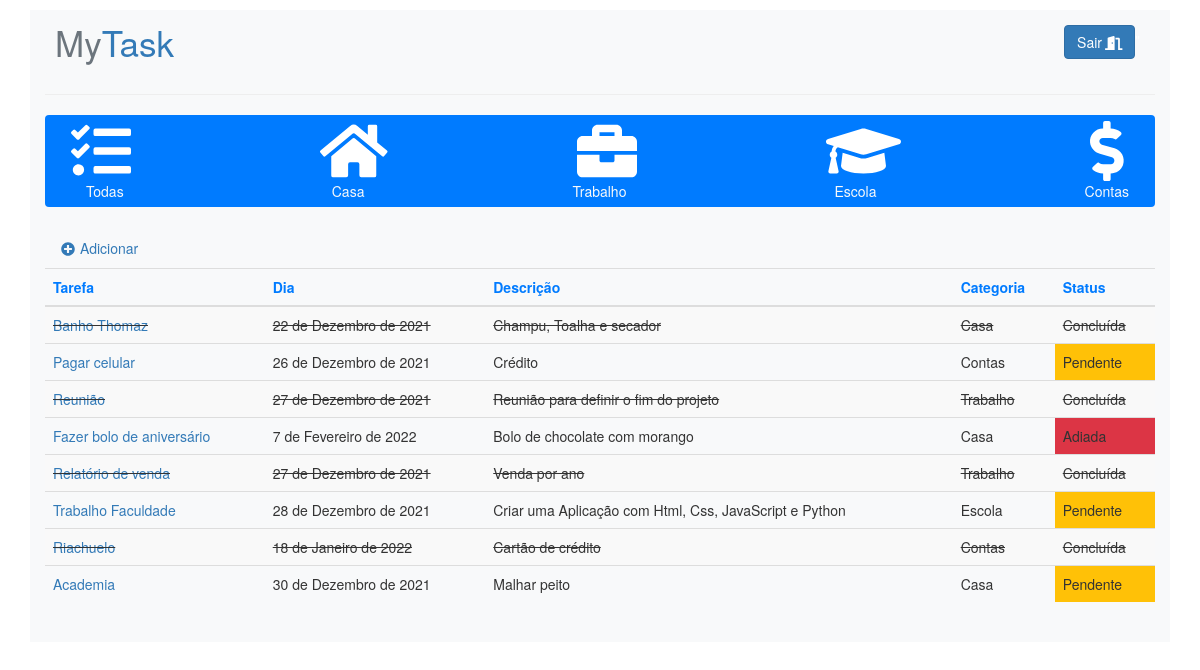
The app's page / (signed in), older data.
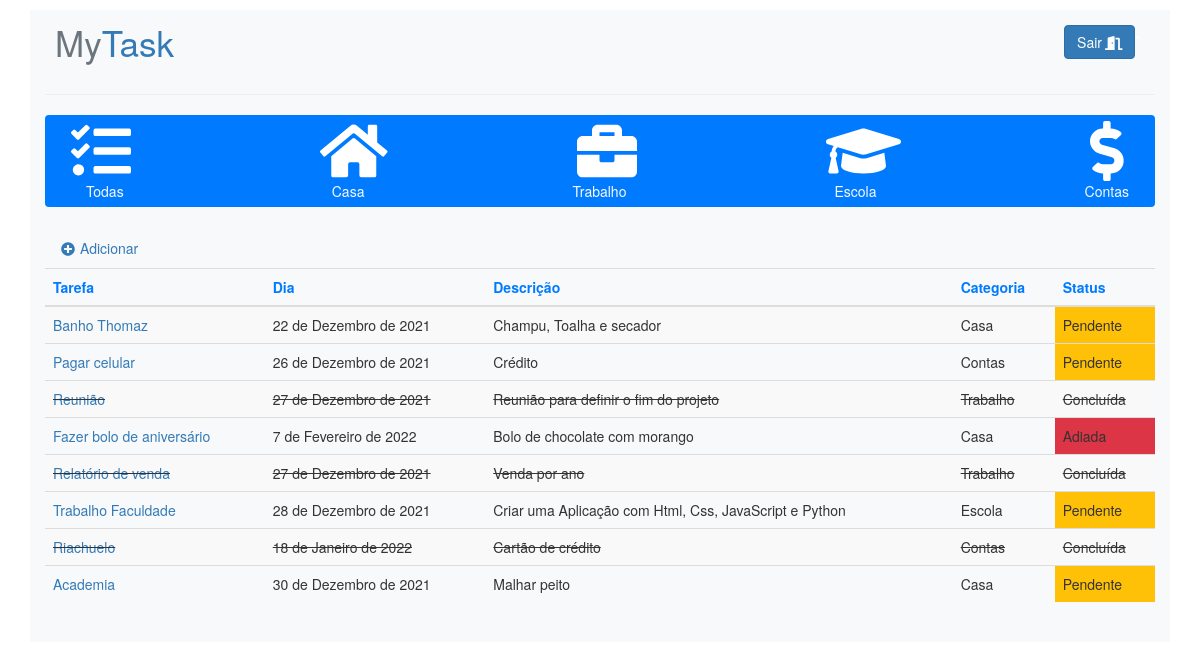
The same page, newer data.
### tasks/models.py (models this page shows, shortened)
class Categoria(models.Model):
    categoria = models.CharField('Categoria', max_length=50)
    def __str__(self):
        return self.categoria

class Tarefa(models.Model):
    nome_tarefa = models.CharField('Tarefa', max_length=100)
    dia = models.DateField('Dia')
    descricao = models.CharField('Descrição', max_length=500)
    categoria = models.ForeignKey(Categoria, null=True, on_delete=models.CASCADE)
    status = models.CharField(max_length=30, choices=STATUS_CHOICES, default="Pendente")

### tasks/views.py (the view)
# urls.py: 2. Add a URL to urlpatterns:  path('', views.home, name='home')
@login_required
def home(request):
    tarefas = Tarefa.objects.all()
    categorias = Categoria.objects.all()
    context = {
        'tarefas': tarefas,
        'categoria': categorias,
    }
    return render(request, 'home.html', context)

### tasks/templates/home.html (shortened to what this page needs)
{% load static %}
<!DOCTYPE html>
<html lang="pt-br">
<head>
    <link rel="stylesheet" href="{% static 'css/estilo.css' %}">
    <link rel="stylesheet" type="text/css" href="{% static 'css/bootstrap.min.css' %}">
    <link rel="stylesheet" href="https://maxcdn.bootstrapcdn.com/bootstrap/3.4.1/css/bootstrap.min.css">
</head>
<body>
    <div>
        <div class="container mt-3 bg-light">
            <nav class="menu d-flex justify-content-between align-items-center bg-light p-3 rounded">
                <a href="#" class="display-4"><span class="text-secondary">My</span>Task</a>
            {% if user.is_authenticated %}
                <div class="p-2 text-white">
                    <a href="/accounts/logout" class="btn btn-primary">Sair<i class="fas fa-door-open ml-1"></i></a>"
                </div>
            </nav>
            <hr>
            <div>
                <nav class="navbar navbar-expand-md bg-primary navbar-dark">
                    <div class="collapse navbar-collapse" id="collapsibleNavbar">
                        <div id="categoria-image" class="d-flex justify-content-between pr-2">
                            <a class="text-center"><i class="fas fa-tasks display-1"></i></a>
                            <a class="text-center"><i class="fas fa-home display-1"></i></a>
                            <a class="text-center"><i class="fas fa-briefcase display-1"></i></a>
                            <a class="text-center"><i class="fas fa-graduation-cap display-1"></i></a>
                            <a class="text-center"><i class="fas fa-dollar-sign display-1"></i></a>
                        </div>
                        <div class="d-flex justify-content-between pl-4">
                            <a class="text-center text-light" href="{% url 'home' %}" > Todas  </a>
                            {% for catg in categoria %}
                            <a class="text-light" href="{% url 'filtro' catg.id %}">{{ catg.categoria }} </a>
                            {% endfor %}
                        </div>
                    </div>
                </nav>
            </div>
            <div>
                <ul class="nav nav-tabs nav-pills">
                    <li class="nav-item">
                        <a href="{% url 'nova' %}" class="nav-link "><i class="fas fa-plus-circle mr-2"></i>Adicionar</a>
                    </li>
                </ul>
            </div>
            <table class="table table-striped">
                <thead>
                    <tr class="text-primary">
                        <th>Tarefa</th>
                        <th>Dia</th>
                        <th>Descrição</th>
                        <th>Categoria</th>
                        <th>Status</th>
                    </tr>
                </thead>
                <tbody>
                    {% for taf in tarefas %}
                        {% if taf.status == 'Concluída' %}
                            <tr style="text-decoration: line-through">
                                <td><a href="{% url 'tarefa' taf.id %}">{{ taf.nome_tarefa}}</a></td>
                                <td>{{ taf.dia }}</td>
                                <td>{{ taf.descricao }}</td>
                                <td>{{ taf.categoria }}</td>
                                <td>{{ taf.status }}</td>
                            </tr>
                        {% elif taf.status == 'Adiada' %}
                            <tr>
                                <td><a href="{% url 'tarefa' taf.id %}">{{ taf.nome_tarefa}}</a></td>
                                <td>{{ taf.dia }}</td>
                                <td>{{ taf.descricao }}</td>
                                <td>{{ taf.categoria }}</td>
                                <td class="bg-danger">{{ taf.status }}</td>
                            </tr>
                        {% else %}
                            <tr>
                                <td><a href="{% url 'tarefa' taf.id %}">{{ taf.nome_tarefa}}</a></td>
                                <td>{{ taf.dia }}</td>
                                <td>{{ taf.descricao }}</td>
                                <td>{{ taf.categoria }}</td>
                                <td class="bg-warning">{{ taf.status }}</td>
                            </tr>
                        {% endif %}
                    {% endfor %}
                {% endif %}
                </tbody>
            </table>
            <br>
        </div>
    </div>
</body>
</html>

Row changes from the older to the newer data that the page shows:
changed Tarefa "Banho Thomaz": status "Concluída" → "Pendente"
